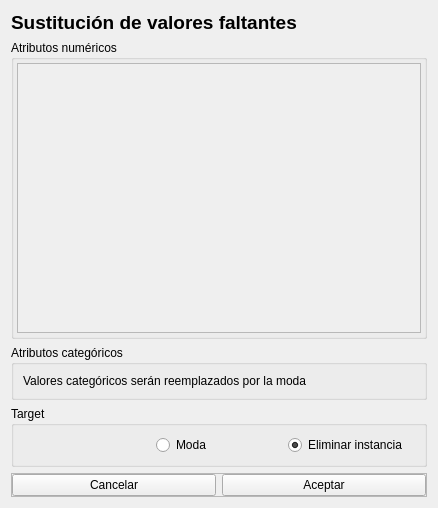
<?xml version="1.0" encoding="UTF-8"?>
<ui version="4.0">
 <class>Form</class>
 <widget class="QWidget" name="Form">
  <property name="geometry">
   <rect>
    <x>0</x>
    <y>0</y>
    <width>438</width>
    <height>508</height>
   </rect>
  </property>
  <property name="windowTitle">
   <string>Valores faltantes</string>
  </property>
  <layout class="QVBoxLayout" name="verticalLayout">
   <item>
    <widget class="QLabel" name="label">
     <property name="sizePolicy">
      <sizepolicy hsizetype="Preferred" vsizetype="Fixed">
       <horstretch>0</horstretch>
       <verstretch>0</verstretch>
      </sizepolicy>
     </property>
     <property name="font">
      <font>
       <pointsize>14</pointsize>
       <weight>75</weight>
       <bold>true</bold>
      </font>
     </property>
     <property name="text">
      <string>Sustitución de valores faltantes</string>
     </property>
    </widget>
   </item>
   <item>
    <widget class="QGroupBox" name="groupBoxNumericos">
     <property name="title">
      <string>Atributos numéricos</string>
     </property>
     <layout class="QVBoxLayout" name="verticalLayout_3">
      <property name="spacing">
       <number>3</number>
      </property>
      <property name="leftMargin">
       <number>3</number>
      </property>
      <property name="topMargin">
       <number>3</number>
      </property>
      <property name="rightMargin">
       <number>3</number>
      </property>
      <property name="bottomMargin">
       <number>3</number>
      </property>
      <item>
       <widget class="QScrollArea" name="scrollArea">
        <property name="sizePolicy">
         <sizepolicy hsizetype="Expanding" vsizetype="Preferred">
          <horstretch>0</horstretch>
          <verstretch>0</verstretch>
         </sizepolicy>
        </property>
        <property name="widgetResizable">
         <bool>true</bool>
        </property>
        <widget class="QWidget" name="scrollAreaWidgetContents">
         <property name="geometry">
          <rect>
           <x>0</x>
           <y>0</y>
           <width>410</width>
           <height>299</height>
          </rect>
         </property>
         <property name="sizePolicy">
          <sizepolicy hsizetype="Expanding" vsizetype="Expanding">
           <horstretch>0</horstretch>
           <verstretch>0</verstretch>
          </sizepolicy>
         </property>
         <layout class="QVBoxLayout" name="verticalLayout_2">
          <item>
           <layout class="QFormLayout" name="formLayout">
            <property name="sizeConstraint">
             <enum>QLayout::SetDefaultConstraint</enum>
            </property>
            <property name="fieldGrowthPolicy">
             <enum>QFormLayout::AllNonFixedFieldsGrow</enum>
            </property>
            <property name="rowWrapPolicy">
             <enum>QFormLayout::DontWrapRows</enum>
            </property>
            <property name="labelAlignment">
             <set>Qt::AlignLeading|Qt::AlignLeft|Qt::AlignVCenter</set>
            </property>
            <property name="formAlignment">
             <set>Qt::AlignLeading|Qt::AlignLeft|Qt::AlignTop</set>
            </property>
            <property name="leftMargin">
             <number>5</number>
            </property>
            <property name="topMargin">
             <number>5</number>
            </property>
            <property name="rightMargin">
             <number>5</number>
            </property>
            <property name="bottomMargin">
             <number>5</number>
            </property>
           </layout>
          </item>
         </layout>
        </widget>
       </widget>
      </item>
     </layout>
    </widget>
   </item>
   <item>
    <widget class="QGroupBox" name="groupBox_3">
     <property name="sizePolicy">
      <sizepolicy hsizetype="Preferred" vsizetype="Fixed">
       <horstretch>0</horstretch>
       <verstretch>0</verstretch>
      </sizepolicy>
     </property>
     <property name="title">
      <string>Atributos categóricos</string>
     </property>
     <layout class="QVBoxLayout" name="verticalLayout_4">
      <item>
       <widget class="QLabel" name="label_4">
        <property name="text">
         <string>Valores categóricos serán reemplazados por la moda</string>
        </property>
        <property name="textFormat">
         <enum>Qt::AutoText</enum>
        </property>
        <property name="scaledContents">
         <bool>false</bool>
        </property>
       </widget>
      </item>
     </layout>
    </widget>
   </item>
   <item>
    <widget class="QGroupBox" name="groupBoxTarget">
     <property name="sizePolicy">
      <sizepolicy hsizetype="Preferred" vsizetype="Fixed">
       <horstretch>0</horstretch>
       <verstretch>0</verstretch>
      </sizepolicy>
     </property>
     <property name="title">
      <string>Target</string>
     </property>
     <layout class="QHBoxLayout" name="horizontalLayout">
      <item>
       <widget class="QLabel" name="labelTarget">
        <property name="text">
         <string/>
        </property>
       </widget>
      </item>
      <item>
       <widget class="QRadioButton" name="radioButtonTarget">
        <property name="text">
         <string>Moda</string>
        </property>
       </widget>
      </item>
      <item>
       <widget class="QRadioButton" name="radioButtonEliminarTarget">
        <property name="text">
         <string>Eliminar instancia</string>
        </property>
        <property name="checked">
         <bool>true</bool>
        </property>
       </widget>
      </item>
     </layout>
    </widget>
   </item>
   <item>
    <widget class="QFrame" name="frame">
     <property name="sizePolicy">
      <sizepolicy hsizetype="Preferred" vsizetype="Fixed">
       <horstretch>0</horstretch>
       <verstretch>0</verstretch>
      </sizepolicy>
     </property>
     <property name="frameShape">
      <enum>QFrame::StyledPanel</enum>
     </property>
     <property name="frameShadow">
      <enum>QFrame::Raised</enum>
     </property>
     <layout class="QHBoxLayout" name="horizontalLayout_2">
      <property name="leftMargin">
       <number>0</number>
      </property>
      <property name="topMargin">
       <number>0</number>
      </property>
      <property name="rightMargin">
       <number>0</number>
      </property>
      <property name="bottomMargin">
       <number>0</number>
      </property>
      <item>
       <widget class="QPushButton" name="btnCancelar">
        <property name="text">
         <string>Cancelar</string>
        </property>
       </widget>
      </item>
      <item>
       <widget class="QPushButton" name="btnAceptar">
        <property name="text">
         <string>Aceptar</string>
        </property>
       </widget>
      </item>
     </layout>
    </widget>
   </item>
  </layout>
 </widget>
 <resources/>
 <connections/>
</ui>
